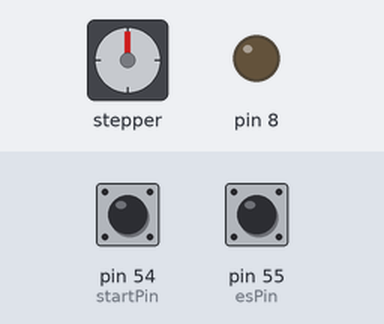
Bench run of a sketch on a simulated Arduino Mega 2560, built with avr-gcc and run on an emulated ATmega2560. Shown: stepper motor, output pins drawn as LEDs (lit = HIGH). The inputs (shaded band) are chosen by the test bench; at power-on: pin 54 (startPin) LOW, pin 55 (esPin) LOW. Stepper angles assume 200 steps per turn; pins used as bus, display or sensor lines are not drawn.

Above: at 1.2 s.
1.3 s: pin 54 (startPin) pulled HIGH for 0.15 s
At 3.0 s:
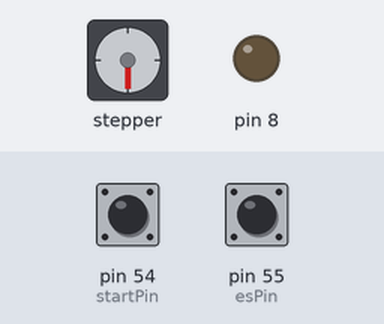
4.4 s: pin 55 (esPin) driven HIGH
7.4 s: pin 55 (esPin) driven LOW
10.4 s: pin 55 (esPin) driven HIGH
13.4 s: pin 55 (esPin) pulsed LOW 2 times (0.12 s each, 0.3 s apart)
17.0 s: pin 55 (esPin) driven LOW
At 17.24 s:
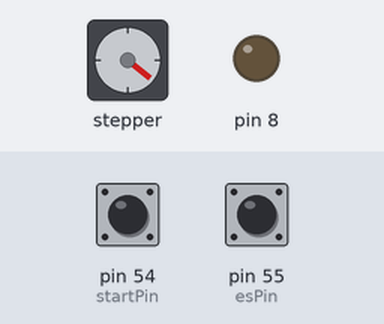
Timing chart, 0 to 19.9 s (numbered marks = the images above; inputs shaded):
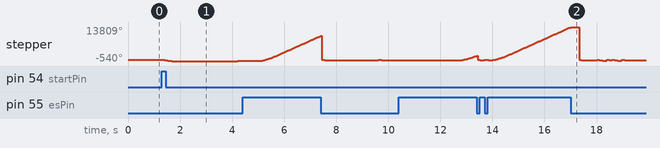

Measured:
- after the input at 1.3 s, stepper: turns 540° counter-clockwise in 0.33 s, then 180° clockwise in 0.15 s, then 11° counter-clockwise in 0.00 s

The sketch:

CONTROLLINO_faina.ino
```cpp
#include <Controllino.h>
#include <AccelStepper.h>

#define stepPulse CONTROLLINO_D0
#define stepDir CONTROLLINO_D2
#define stepEnable CONTROLLINO_D1

#define dcPin CONTROLLINO_D5

#define esPin CONTROLLINO_A1
#define startPin CONTROLLINO_A0

AccelStepper stepper(AccelStepper::DRIVER, stepPulse, stepDir);
void setup() {

  pinMode(stepEnable,OUTPUT);
  digitalWrite(stepEnable,LOW);

  pinMode(dcPin, OUTPUT);
  digitalWrite(dcPin, LOW);


  pinMode(CONTROLLINO_D6,OUTPUT);
  digitalWrite(CONTROLLINO_D6,LOW);

  stepper.setMaxSpeed(200);
  stepper.setAcceleration(400);

  while (digitalRead(esPin)) {

    stepper.moveTo(10000);
    stepper.run();

  }

  stepper.setCurrentPosition(0);

  digitalWrite(CONTROLLINO_D6,LOW);

}

unsigned long t = 0;
unsigned long dcT = 0;
unsigned long dcStep = 20;
uint8_t vel = 0;
bool dcDir = true;

bool start = false;

unsigned long codaT = 0;
bool codaS = false;

unsigned long testaT = 0;
uint8_t testaS = 0;

void loop() {

  if (digitalRead(startPin)) {

    scatto_s();
    delay(2000);
    coda(1);
    scatto_s();
    scatto_m();
    scatto_s();
    scatto_m();
    scatto_s();
    scatto_g();
    delay(2000);
    scatto_g();
    delay(3000);
    scatto_g();
    scatto_g();
    delay(300);
    scatto_g();
    digitalWrite(dcPin,HIGH);
    delay(500);
    digitalWrite(dcPin,LOW);
    scatto_s();
    scatto_g();
    scatto_s();
    scatto_g();
    delay(2000);
    scatto_g();
    delay(2000);


  }

  digitalWrite(dcPin,LOW);


}

void coda(int i) {
  for (int j=0; j<i; j++) {
  digitalWrite(dcPin,HIGH);
    delay(500);
    digitalWrite(dcPin,LOW);
  }
}

void scatto_g() {

  while (digitalRead(esPin)) {
    stepper.moveTo(10000);
    stepper.run();
  }

  stepper.setCurrentPosition(0);
  //digitalWrite(dcPin, HIGH);
  stepper.setMaxSpeed(14000);
  stepper.setAcceleration(10000);
  stepper.moveTo(-100);
  while(stepper.distanceToGo() < 0) {
    stepper.run();
  }
  //digitalWrite(dcPin, LOW);

  while (digitalRead(esPin)) {
    stepper.moveTo(10000);
    stepper.run();
  }

  stepper.setCurrentPosition(0);
}

void scatto_s() {
  //digitalWrite(dcPin, HIGH);
  stepper.setMaxSpeed(14000);
  stepper.setAcceleration(10000);
  stepper.moveTo(-300);
  while(stepper.distanceToGo() < 0) {
    stepper.run();
  }
  //digitalWrite(dcPin, LOW);

}

void scatto_m() {
  //digitalWrite(dcPin, HIGH);
  stepper.setMaxSpeed(14000);
  stepper.setAcceleration(10000);
  stepper.moveTo(-200);
  while(stepper.distanceToGo() != 0) {
    stepper.run();
  }
  //digitalWrite(dcPin, LOW);

}
```
